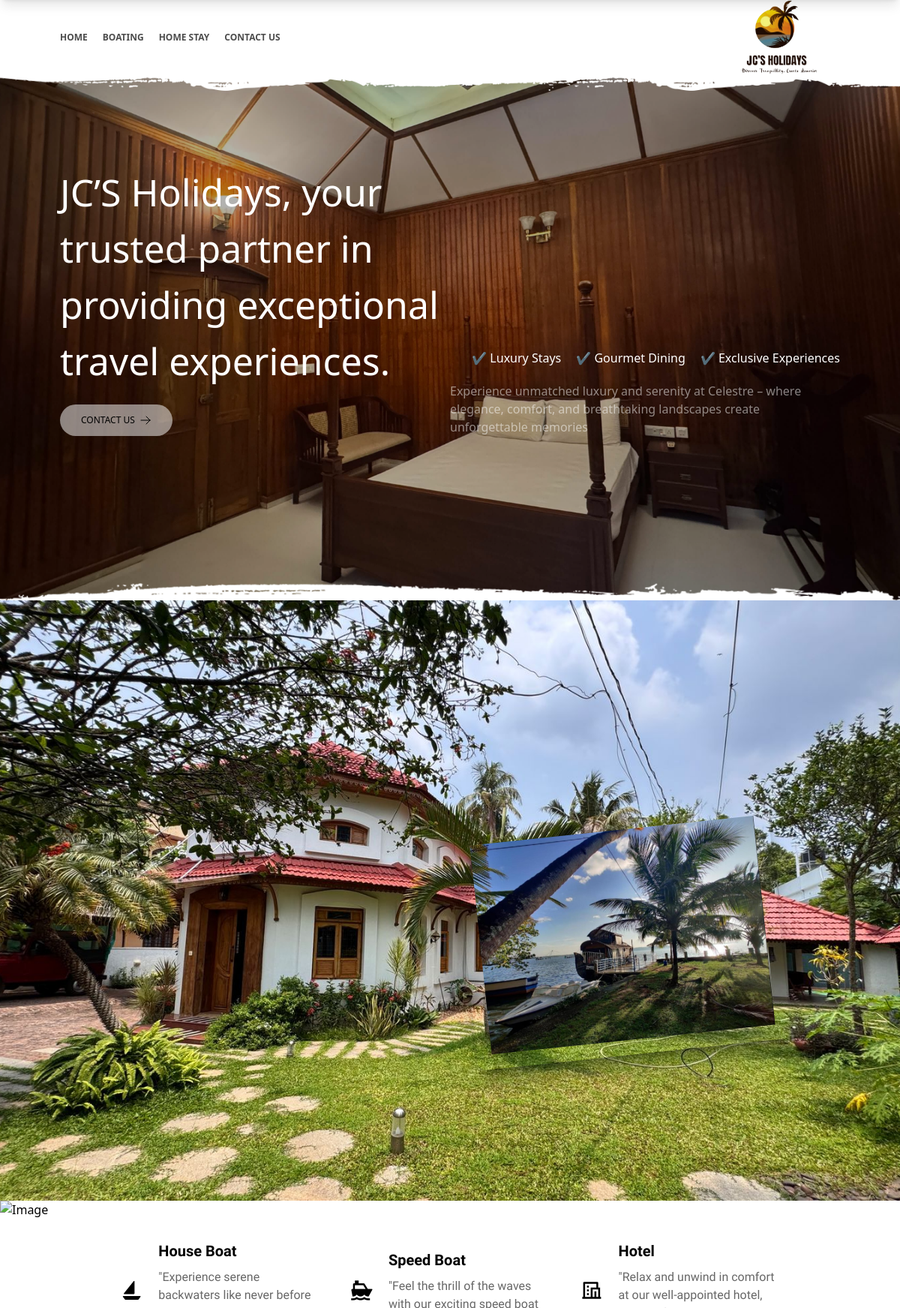
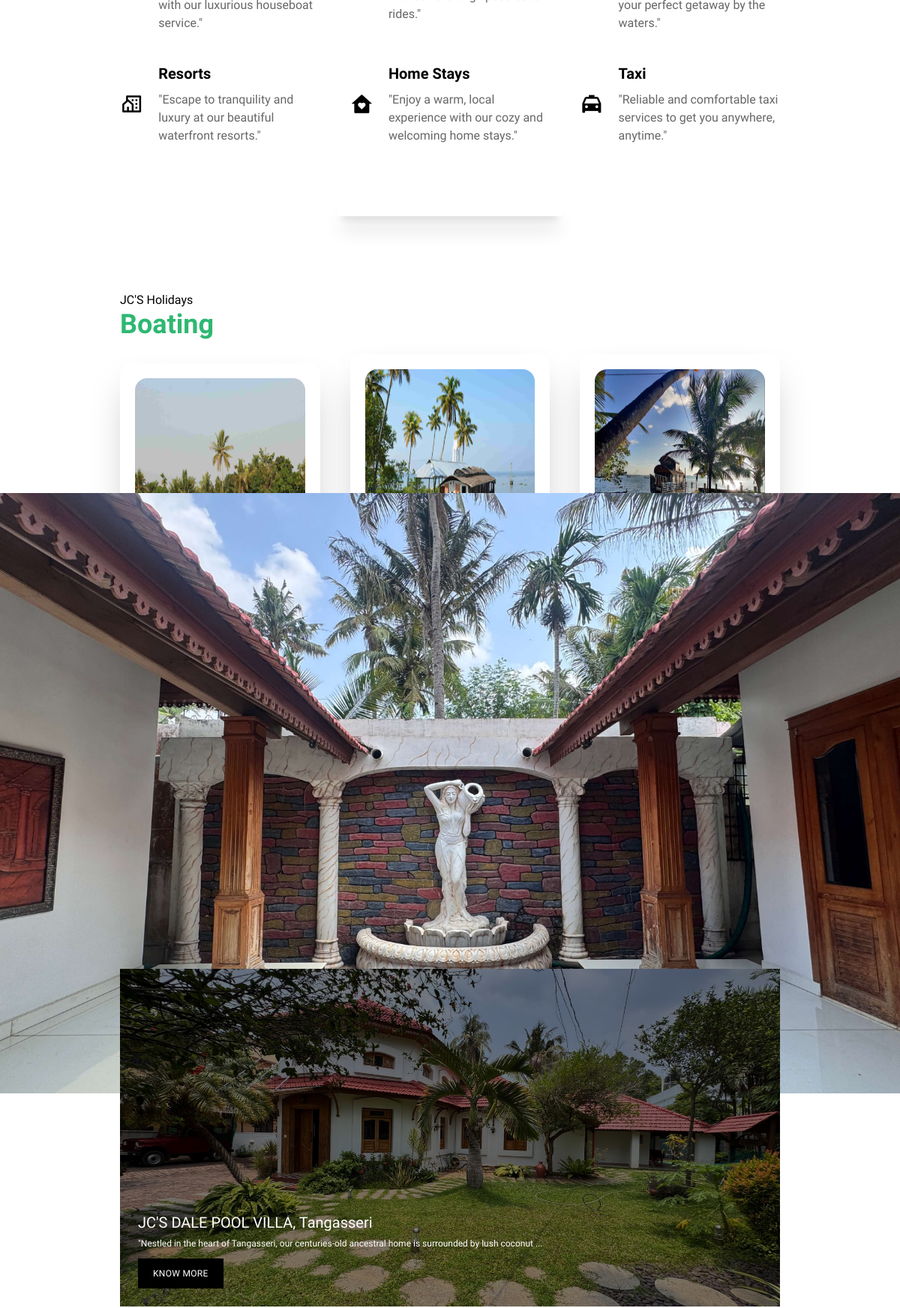
The page / (upper part) on the database its author committed (2 pictures, top to bottom).
### myapp/models.py (models this page shows, shortened)
class Property(models.Model):
    slug = models.SlugField(unique=True)
    name = models.CharField(max_length=255)
    image = models.ImageField(upload_to='property/')
    short_desc = models.TextField(max_length=1255)

class DiscoverSection(models.Model):
    section = models.ForeignKey(Property, on_delete=models.CASCADE, related_name='discover')
    place_name = models.CharField(max_length=300)
    why_choose_place = models.TextField()

### myapp/views.py (the view)
# urls.py: path('', views.index, name='boat'),
def index(request):
    boats= Boat.objects.all()
    property = Property.objects.all()
    return render(request, 'index.html', {
        'boats': boats,
        'property': property,
    })

### templates/index.html (shortened to what this page needs)
{% load static %}
<!DOCTYPE html>
<html lang="en" class="scroll-smooth">
<head>
    <link href="https://cdn.jsdelivr.net/npm/remixicon@4.5.0/fonts/remixicon.css" rel="stylesheet"/>
    <link rel="stylesheet" href="https://cdn.jsdelivr.net/npm/swiper@11/swiper-bundle.min.css" />
    <link rel="stylesheet" href="{% static "css/main.css" %}">
    <link rel="stylesheet" href="{% static "css/style.css" %}">
</head>
<body class="overflow-x-hidden">
    <header>
        <div class="h-screen sm:h-[110vh] bg-cover bg-center relative">
            <swiper-container class="mySwiper absolute top-0 left-0 w-screen h-screen sm:h-[110vh] object-cover"
                  autoplay-delay="2500" autoplay-disable-on-interaction="false">
                <swiper-slide><img src="{% static 'images/img-24.jpg' %}" alt="Image" class="w-full h-full object-cover"></swiper-slide>
                <swiper-slide><img src="{% static 'images/img-15.jpeg' %}" alt="Image" class="w-full h-full object-cover"></swiper-slide>
                <swiper-slide><img src="{% static 'images/img-5.jpeg' %}" alt="Image" class="w-full h-full object-cover"></swiper-slide>
                <swiper-slide><img src="{% static 'images/img-17.jpg' %}" alt="Image" class="w-full h-full object-cover"></swiper-slide>
            </swiper-container>
            <div class="absolute top-0 left-0 w-full h-full bg-black opacity-30 z-20"></div>
            <div class="absolute top-0 z-30">
                <div class="flex flex-col">
                    <div class="h-[100px] bg-white w-screen px-5 sm:px-20 flex justify-between items-center text-[12px] font-bold text-black/70">
                        <div class="hidden md:flex gap-5">
                            <a class="hover:text-black transition ease-in duration-300 hover:text-shadow" href="">HOME</a>
                            <a class="hover:text-black transition ease-in duration-300 hover:text-shadow" href="#boating">BOATING</a>
                            <a class="hover:text-black transition ease-in duration-300 hover:text-shadow" href="#home">HOME STAY</a>
                            <a class="hover:text-black transition ease-in duration-300 hover:text-shadow" href="contact/">CONTACT US</a>
                        </div>
                        <img class="h-[100px]" src="{% static "images/jh.png" %}" alt="">
                    </div>
                    <div class="">
                        <img class="w-screen" src="{% static "images/bg-sldr.png" %}" alt="">
                    </div>
                </div>
            </div>
            <div class="absolute text-white flex h-full justify-center items-center z-20">
                <div class="grid grid-cols-1 sm:grid-cols-2 mx-5 mt-30 sm:mx-20 sm:my-0 gap-10 sm:gap-0">
                    <div class="flex flex-col gap-10 sm:gap-5 mb-5 sm:mb-0">
                        <h1 class="text-[30px] sm:text-[50px] text-left heading">
                            JC’S Holidays, your trusted partner in providing exceptional travel experiences.
                        </h1>
                        <div class="w-[150px] bg-white/50 text-black px-7 py-3 rounded-full hover:bg-black/50 hover:text-white transition duration-300 text-[12px] font-medium flex justify-between items-center">
                            <a href="contact/">
                                CONTACT US
                            </a>
                            <svg xmlns="http://www.w3.org/2000/svg" fill="none" viewBox="0 0 24 24" stroke-width="1.5" stroke="currentColor" class="size-4">
                                <path stroke-linecap="round" stroke-linejoin="round" d="M13.5 4.5 21 12m0 0-7.5 7.5M21 12H3" />
                            </svg>
                        </div>
                    </div>
                    <div class="flex flex-col justify-end gap-10 sm:gap-5">
                        <div class="hidden sm:flex gap-5 justify-end heading">
                            <h1> &#10004; Luxury Stays</h1>
                            <h1> &#10004; Gourmet Dining</h1>
                            <h1> &#10004; Exclusive Experiences</h1>
                        </div>
                        <p class="text-left text-white/50">Experience unmatched luxury and serenity at Celestre – where elegance, comfort, and breathtaking landscapes create unforgettable memories</p>
                    </div>
                </div>
            </div>
            <div class="absolute bottom-0 z-20">
                <img class="w-screen" src="{% static "images/bg-nav.png" %}" alt="">
            </div>
        </div>
    </header>
    <div class="mx-5 sm:mx-40 my-10 sm:my-20 con">
        <div class="grid sm:grid-cols-2 gap-10">
            <div class="">
                <h4 class="">Welcome to</h4>
                <h5 class="text-4xl font-bold plex text-[#2eb872] mb-5">JC'S Holidays</h5>
                <p class="text-black/60">Greetings from JC’S Holidays! <br>
                    <br>
                    </p>
                <div class="mx-5 sm:mx-20 my-5 sm:my-10 flex flex-col gap-5">
                    <div class="flex gap-3">
                        <div class="border rounded-full h-6 w-6 flex justify-center items-center text-[12px]">
                        </div>
                        <div class="flex gap-1">
                            <p class="">Exclusive Rates</p>
                        </div>
                    </div>
                    <div class="flex gap-3">
                        <div class="border rounded-full h-6 w-6 flex justify-center items-center text-[12px]">
                        </div>
                        <p>Tailored Experiences</p>
                    </div>
                    <div class="flex gap-3">
                        <div class="border rounded-full h-6 w-6 flex justify-center items-center text-[12px]">
                        </div>
                        <p>Dedicated Support</p>
                    </div>
                </div>
            </div>
            <div class=" flex justify-center items-center">
                <div class="sm:w-[600px] rounded-xl shadow-xl/30 p-5 -rotate-6">
                    <img src="{% static "images/img-2.jpeg" %}" alt="">
                </div>
            </div>
        </div>
        <div class="grid sm:grid-cols-3 gap-10 my-10">
            <div class="flex gap-5 justify-center items-center">
                <div class="">
                </div>
                <div class="flex flex-col gap-2">
                    <p class="text-[20px] font-bold">House Boat</p>
                    <p class="text-black/60">"Experience serene backwaters like never before with our luxurious houseboat service."</p>
                </div>
            </div>
            <div class="flex gap-5 justify-center items-center">
                <div class="">
                </div>
                <div class="flex flex-col gap-2">
                    <p class="text-[20px] font-bold">Speed Boat</p>
                    <p class="text-black/60">"Feel the thrill of the waves with our exciting speed boat rides."</p>
                </div>
            </div>
            <div class="flex gap-5 justify-center items-center">
                <div class="">
                </div>
                <div class="flex flex-col gap-2">
                    <p class="text-[20px] font-bold">Hotel</p>
                    <p class="text-black/60">"Relax and unwind in comfort at our well-appointed hotel, your perfect getaway by the waters."</p>
                </div>
            </div>
            <div class="flex gap-5 justify-center items-center">
                <div class="">
                </div>
                <div class="flex flex-col gap-2">
                    <p class="text-[20px] font-bold">Resorts</p>
                    <p class="text-black/60">"Escape to tranquility and luxury at our beautiful waterfront resorts."</p>
                </div>
            </div>
            <div class="flex gap-5 justify-center items-center">
                <div class="">
                </div>
                <div class="flex flex-col gap-2">
                    <p class="text-[20px] font-bold">Home Stays</p>
                    <p class="text-black/60">"Enjoy a warm, local experience with our cozy and welcoming home stays."</p>
                </div>
            </div>
            <div class="flex gap-5 justify-center items-center">
                <div class="">
                </div>
                <div class="flex flex-col gap-2">
                    <p class="text-[20px] font-bold">Taxi</p>
                    <p class="text-black/60">"Reliable and comfortable taxi services to get you anywhere, anytime."</p>
                </div>
            </div>
        </div>
    </div>
    <div class="flex justify-center items-center">
        <div class="shadow-xl/30 h-[15px] w-[300px] mb-5"></div>
    </div>
    <div class="mx-5 sm:mx-40 my-10 sm:my-20 con" id="boating">
        <div class="col-span-3">
            <div class="">
                <h4 class="">JC'S Holidays</h4>
                <h5 class="text-4xl font-bold plex text-[#2eb872] mb-5">Boating</h5>
            </div>
        </div>
            <div class="grid sm:grid-cols-3 gap-10">
                {% for p in boats %}
                    <div class="flex justify-center items-center hover:scale-102 tansition duration-300">
                        <div class="p-5 shadow-2xl rounded-2xl">
                            <div class="flex flex-col gap-3 justify-center items-center text-black/60">
                                <h5 class="text-[20px] text-[#2eb872] font-bold">{{ p.name }}</h5>
                                <p class="italic">"{{ p.short_desc }}"</p>
                                <a class="px-2 py-1 text-white bg-orange-500 font-bold rounded text-[18px] w-full flex justify-center items-center" href="{% url 'boat' slug=p.slug %}">
                                    <p>More Details</p>
                                </a>
                            </div>
                        </div>
                    </div>
                {% endfor %}
            </div>
    </div>
    <div class="mx-5 sm:mx-40 my-10 sm:my-20 con" id="home">
        <div class="">
            <h4 class="">JC'S Holidays</h4>
            <h5 class="text-4xl font-bold plex text-[#2eb872] mb-5">Home Stays</h5>
            {% for p in property %}
                <a href="{% url 'property' slug=p.slug %}" class="group relative block mb-5">
                    <div class="relative h-[350px] sm:h-[450px]">
                    </div>
                    <div class="absolute inset-0 flex flex-col items-start justify-end p-6 bg-black/50">
                        <h3 class="text-xl font-medium text-white">{{ p.name }},{% for b in p.discover.all %}
                                {{ b.place_name }}
                            {% endfor %}</h3>
                        <p class="mt-1.5 text-xs text-pretty text-white">
                            {{ p.short_desc|slice:":100" }}...
                        </p>
                        <span
                            class="mt-3 inline-block bg-black px-5 py-3 text-xs font-medium tracking-wide text-white uppercase con"
                        >
                            Know More
                        </span>
                    </div>
                </a>
            {% endfor %}
        </div>
    </div>
</body>
</html>

### static/css/style.css (style rules this page uses)
.plex { font-family: "IBM Plex Sans Condensed", sans-serif; }
.con { font-family: "Roboto Condensed", sans-serif; }

### rows shown on the page
Property: name "JC'S DALE POOL VILLA", short_desc "\"Nestled in the heart of Tangasseri, our centuries-old ancestral home is surrounded by lush coconut"
DiscoverSection: place_name "Tangasseri"
